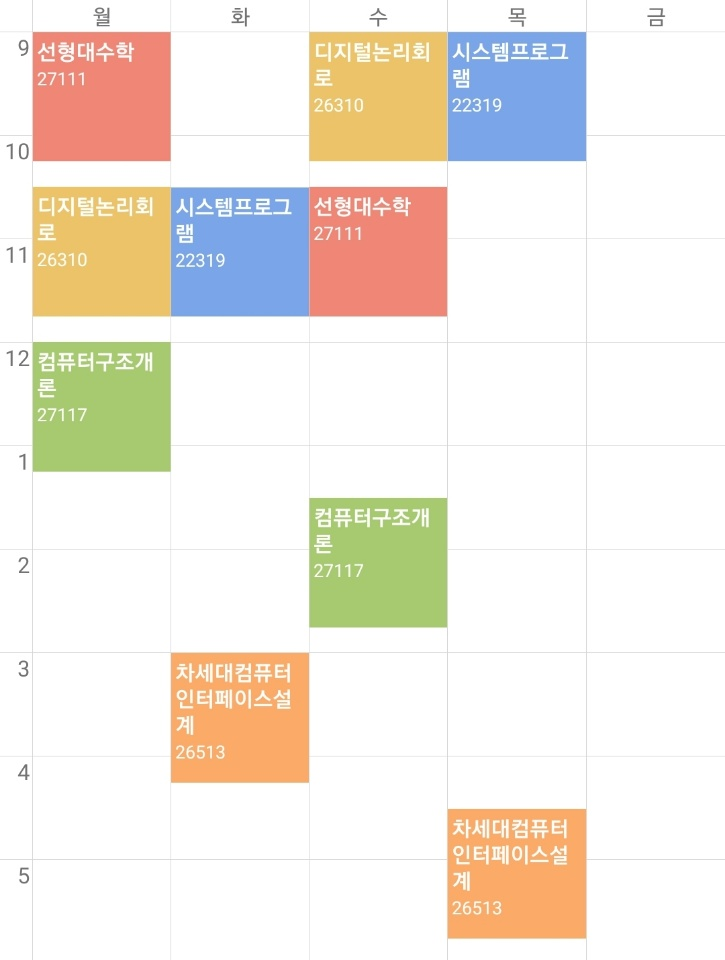
#> input picture LFDM_PYthon/Images/0.jpg, 725 x 960 px; its folder holds only this picture in this run
$ python Image_Merger.py
#> lines starting #> are read from the running program, lines starting #| are printed output that depends on the picture
# -*- coding: utf-8 -*-
__author__ = "shinjawkwang@naver.com"
# 이 프로그램은 악의 꽃 시간표 조정을 위해 제작한 프로그램입니다.
# 에브리타임 앱 내의 시간표 "이미지로 저장" 기능으로 저장한 시간표 이미지를 요합니다.
# 배경색이 흰색 계열인 (회색도 안됨) 테마의 시간표 이미지만 사용 가능합니다.
# 월요일 ~ 금요일의, 9시부터 5시까지의 시간표와 9시부터 10시까지 시간표만 사용 가능합니다.
# 이외의 경우에는 CalcRowLevel 함수의 수정을 요합니다.

import glob
import cv2
import numpy as np


# (세로 길이, 칸 사이 거리, 칸 수)로 구성된 list를 return
# 칸 수의 case는 9칸, 14칸이므로, 두 가지 case만을 고려한 코드임을 알려드립니다.
def CalcRowLevel(files):
    matrix = []
    for file in files:

        # matrix에 넣을 list
        list = []

        # 흰 계열 공간을 확실히 흰색으로, 아닌 부분을 회색으로 하기 위해
        # cv2.IMREAD_GRAYSCALE을 사용
        img = cv2.imread(file, cv2.IMREAD_GRAYSCALE)
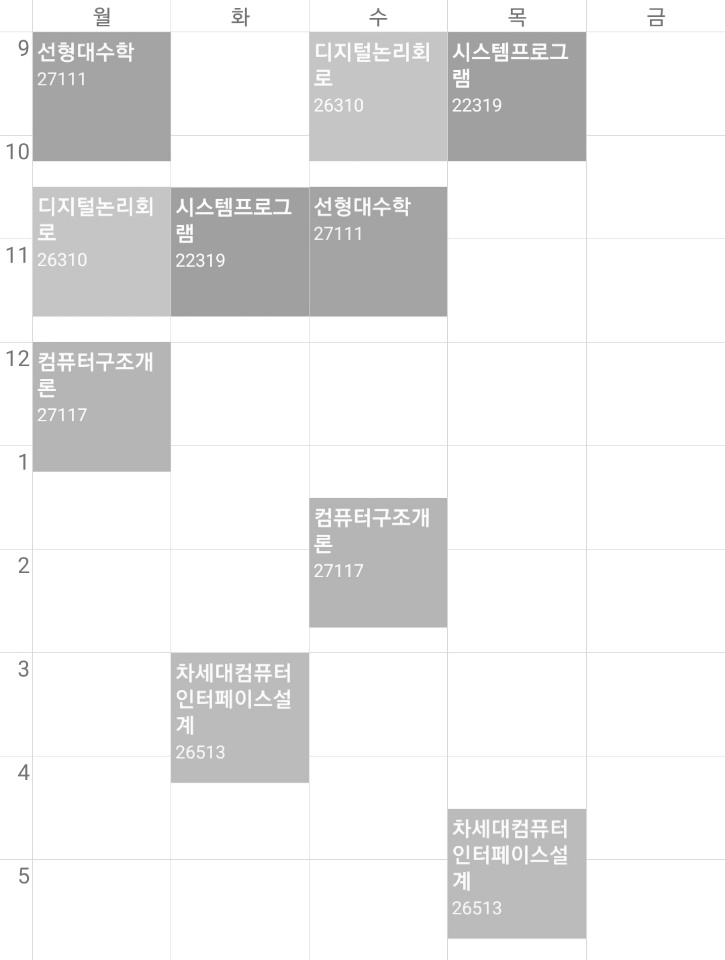
#> img: shape (960, 725); min 109, max 255, mean 235.8

        # img.shape는 [height, width, channel(그레이스케일의 경우 존재하지 않는다)]로 구성
        height = img.shape[0]
#> height = 960

        # 높이 list에 추가
        list.append(height)
        rows = []

        # 최초 sv는 필터링 되지 않기 위함
        sv = height + 100
#> sv = 1060
        while height > 0:

            # 픽셀은 0~height-1 로 구성된 듯 하다. height로 하니 오류 출력
            px = img[height-1, 1]

            # 흰색보다 살짝이라도 어두운 케이스
            # 이하 '회색'으로 지칭, 선을 이루는 픽셀로 간주함
            if px < 255:

                # 마지막으로 발견한 회색 픽셀과 가까운 (거리가 20픽셀 미만)
                # 픽셀에서 다시 회색 픽셀을 발견한 경우
                if sv - height < 20:

                    # 같은 선을 이루고 있는 픽셀이므로 리스트에 넣을 필요가 없음
                    # rows 리스트에서 pop하고 새롭게 발견한 픽셀을 저장
                    # 선을 이루는 마지막 픽셀을 저장하기 위함
                    rows.pop()
                rows.append(height)

                # 저장값 갱신
                sv = height
            height -= 1
#> this loop made 960 passes
#> px on passes 1 to 12: 255, 255, 255, 255, 255, 255, 255, 255, 255, 255, 255, 255
#> after the loop, height = 0; rows = [860, 756, 653, 550, 443, 338, 239, 131, 30]

        # 각 원소들 사이값의 평균으로 하는게 가장 정확하겠지만
        # 최초값으로 해도 큰 차이는 없기에
        # 편의상 최초 두 원소의 차로 칸 사이 거리를 계산함
        list.append(rows[0] - rows[1])

        # 회색 선이 시간표 맨 밑 칸에 있기도 하고, 없기도 하다
        # 그래서 rows 원소들이 칸 수 보다 하나 더 많이 생기는 경우가 있다
        # 이 경우를 고려하기 위함 (참고로, 맨 위에 줄이 있는 시간표는 내가 본 시간표 중엔 없었다)
        # 맨 밑에 회색줄이 있는 경우
        # ===== 시간표 칸수가 다른 경우, 여기서 9나 14를 수정(혹은 다른 수를 추가)해야 합니다 =====
        if len(rows) == 9 or len(rows) == 14:
        # =========================================================================================
            list.append(len(rows))

        # 맨 밑에 회색줄이 없는 경우
        else:
            list.append(len(rows) - 1)

        # return할 matrix에 list 추가
        matrix.append(list)
    return matrix


# 가장 큰 칸 사이 거리를 return
# 이상하게 이 함수를 돌리면 CalcRowLevel 함수에서 오류가 남
# bad argument type for built-in operation
def CalcMaxRowLv(matrix):
    maxRow = 0
    for i in range(len(matrix)):
        maxRow = max(maxRow, matrix[i][1])
    return maxRow


# 시간표들 중 가장 큰 column 값을 return
def CalcMaxCol(files):
    maxCol = 0
    for file in files:
        img = cv2.imread(file, cv2.IMREAD_GRAYSCALE)
        maxCol = max(maxCol, img.shape[1])
    return maxCol


# 가장 큰 칸 사이 거리, 가장 큰 column 값을 가지고 이미지를 리사이징한다.
# 한 칸 높이가 같도록, 가로 길이가 모두 같도록.
# 맨 윗 칸 때문에 약간의 오류가 발생할 수 있다. 맨 윗 부분을 잘라내야 할까?
def ResizeImage(files, matrix, maxCol, maxRow, target_dir):
    i = 0
    for file in files:
        img = cv2.imread(file, cv2.IMREAD_GRAYSCALE)
        img2 = cv2.resize(img, None, fx=maxCol/img.shape[1], fy=maxRow/matrix[i][1],
                          interpolation=cv2.INTER_CUBIC + cv2.INTER_LINEAR)
        cv2.imwrite(target_dir + '/Resize/' + str(i) + '_rs.jpg', img2)
        i += 1


# 시간표 이미지에서 "월화수목금" 부분을 삭제한다.
# 이 부분이 있으면 병합할 때 row level을 맞춰도 조금씩 어긋난다.
def deleteMax(files, target_dir):
    i = 0
    sv = []
    for file in files:
        img = cv2.imread(file, cv2.IMREAD_GRAYSCALE)
        height = 0
        j = 0
        while True:
            px = img[height, 0]

            if px<255:
                print("save ", px, " into", j)
                sv.append(px)

                if j>0:
                    if sv[j] - sv[j-1] > 30:
                        delImg = img[sv[j-1]:img.shape[0], 0:img.shape[1]]
                        cv2.imwrite(target_dir + '/Resize/' + str(i) + '_rs.jpg', delImg)
                        print(i, "th img save complete")
                        break
                j += 1

            height += 1

        i += 1
        print(sv)
        sv.clear()
        print(sv)


# 이미지를 병합하는 코드
# opencv의 add함수를 이용한다
# 사이즈 이슈가 있는 듯 하다
def addImg(files, target_dir):
    flag = True
    for file in files:
        img = cv2.imread(file)
        if flag:
            RESULT = img
            flag = False
        else:
            RESULT = cv2.add(tmp, img)
        tmp = RESULT
    cv2.imwrite(target_dir + 'RESULT.jpg', RESULT)


def main():
    print("# Welcome to Everytime Schedule MAkEr")
    # Enter Your Path
    # target_dir = input("INPUT PATH : ")
    # == Default Path in BOOTY, Windows ============
    # target_dir = "C:\\Users\\Shinjaekwang\\Dropbox\\Code\\2018\\LFDM_PYthon\\Images\\"
    # == Default Path in shinjaekwang, Mac OS X ====
    target_dir = "/Users/shinjaekwang/Dropbox/Code/2018/LFDM_PYthon/Images/"
    # ==============================================
    files = glob.glob(target_dir + "*.jpg")
    matrix = CalcRowLevel(files)
#> matrix = [[960, 104, 9]]
    maxCol = CalcMaxCol(files)
#> maxCol = 725
    maxRow = 0
    for i in range(len(matrix)):
        maxRow = max(maxRow, matrix[i][1])
#> maxRow = 104
        deleteMax(files, target_dir)
#> the loop in deleteMax, `while True:` made 32 passes
#| save  254  into 0
#| save  239  into 1
#> after the loop in deleteMax, `while True:`: height = 31; j = 1; sv = [254, 239]
#| [254, 239]
    ResizeImage(files, matrix, maxCol, maxRow, target_dir)
    rs_files = glob.glob(target_dir + '/Resize/' + '*.jpg')
    '''
    img1 = cv2.imread(target_dir + '/Resize/0_rs.jpg')
    img2 = cv2.imread(target_dir + '/Resize/1_rs.jpg')

    def nothing(x):
        pass

    cv2.namedWindow('image')
    cv2.createTrackbar('W', 'image', 0, 100, nothing)

    while True:

        w = cv2.getTrackbarPos('W', 'image')

        dst = cv2.addWeighted(img1, float(100 - w) * 0.01, img2, float(w) * 0.01, 0)

        cv2.imshow('dst', dst)

        if cv2.waitKey(1) & 0xFF == 27:
            break;

    cv2.destroyAllWindows()
    '''


if __name__ == "__main__":
    main()

$ run again, on LFDM_PYthon/Images/4.jpg
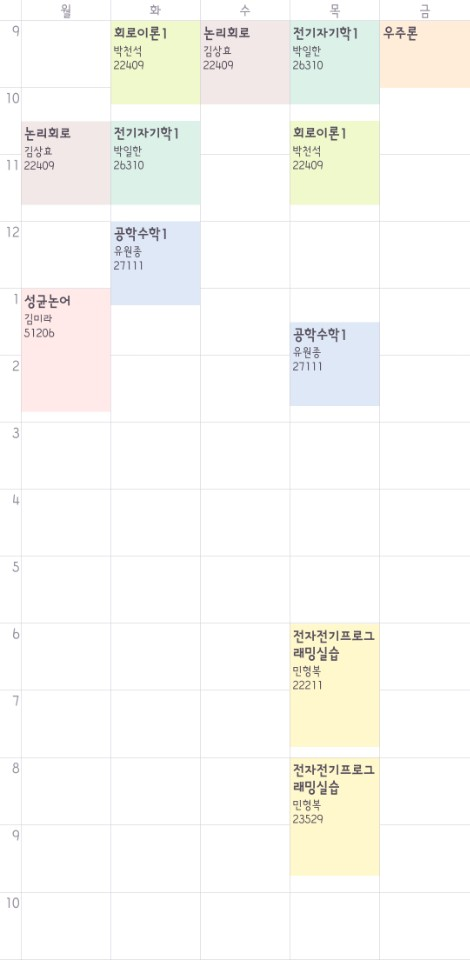
#> input picture LFDM_PYthon/Images/4.jpg, 470 x 960 px
#> in CalcRowLevel, `img = cv2.imread(file, cv2.IMREAD_GRAYSCALE)`:
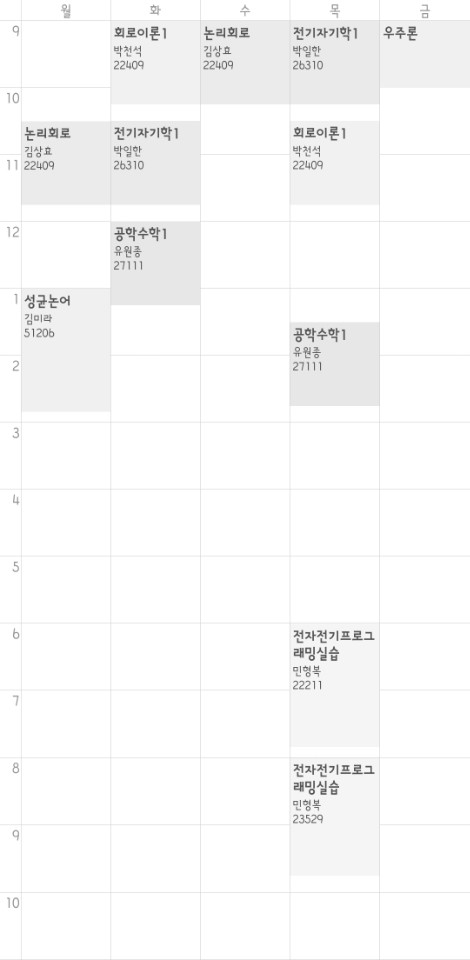
#> img: shape (960, 470); min 67, max 255, mean 249
#> the loop in CalcRowLevel, `while height > 0:` made 960 passes
#> px on passes 1 to 8: 232, 254, 255, 253, 255, 255, 255, 255
#> after the loop in CalcRowLevel, `while height > 0:`: height = 0; rows = [957, 892, 825, 754, 690, 618, 556, 489, 422, 353, 282, 220, 155, 85, 20]
#> matrix = [[960, 65, 14]]
#> in main, `maxCol = CalcMaxCol(files)`: maxCol = 470
#> maxRow = 65
#> the loop in deleteMax, `while True:` made 21 passes
#> (printed output is left out)
#> after the loop in deleteMax, `while True:`: height = 20; j = 1; sv = [254, 231]
#| [254, 231]

$ run again, on LFDM_PYthon/Images/6.jpg
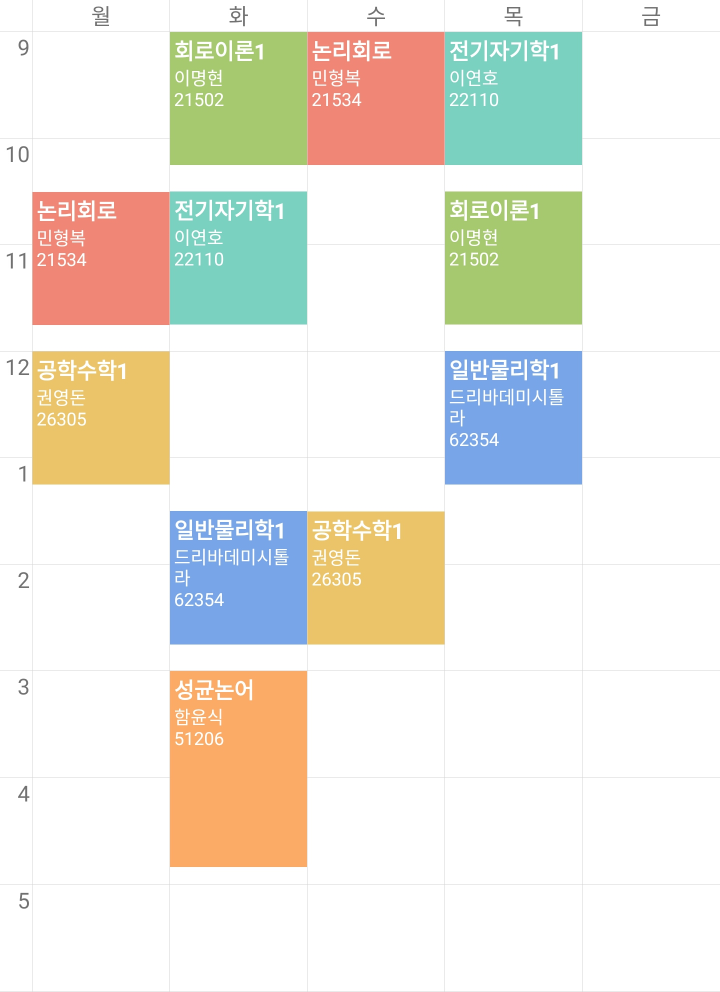
#> input picture LFDM_PYthon/Images/6.jpg, 1440 x 1984 px (shown at 1/2 size)
#> in CalcRowLevel, `img = cv2.imread(file, cv2.IMREAD_GRAYSCALE)`:
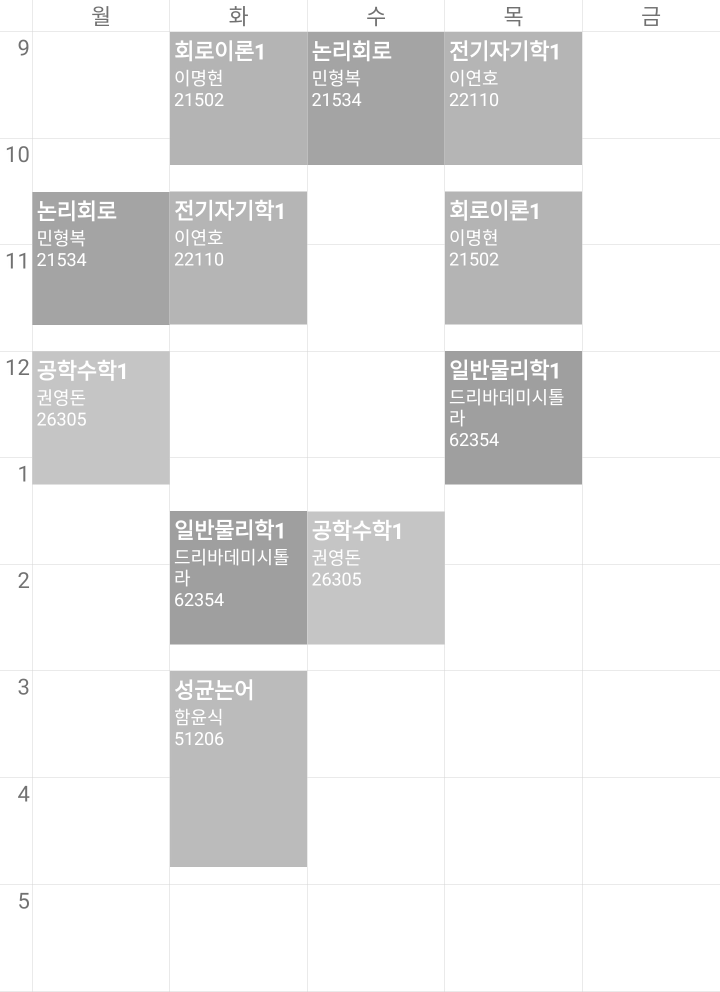
#> img: shape (1984, 1440) (shown at 1/2 size); min 108, max 255, mean 233.2
#> the loop in CalcRowLevel, `while height > 0:` made 1984 passes
#> px on passes 1 to 8: 213, 255, 255, 255, 255, 255, 255, 255
#> after the loop in CalcRowLevel, `while height > 0:`: height = 0; rows = [1984, 1770, 1556, 1342, 1129, 916, 703, 490, 277, 64]
#> matrix = [[1984, 214, 9]]
#> in main, `maxCol = CalcMaxCol(files)`: maxCol = 1440
#> maxRow = 214
#> the loop in deleteMax, `while True:` made 277 passes
#> (printed output is left out)
#> after the loop in deleteMax, `while True:`: height = 276; j = 1; sv = [213, 212]
#| [213, 212]
